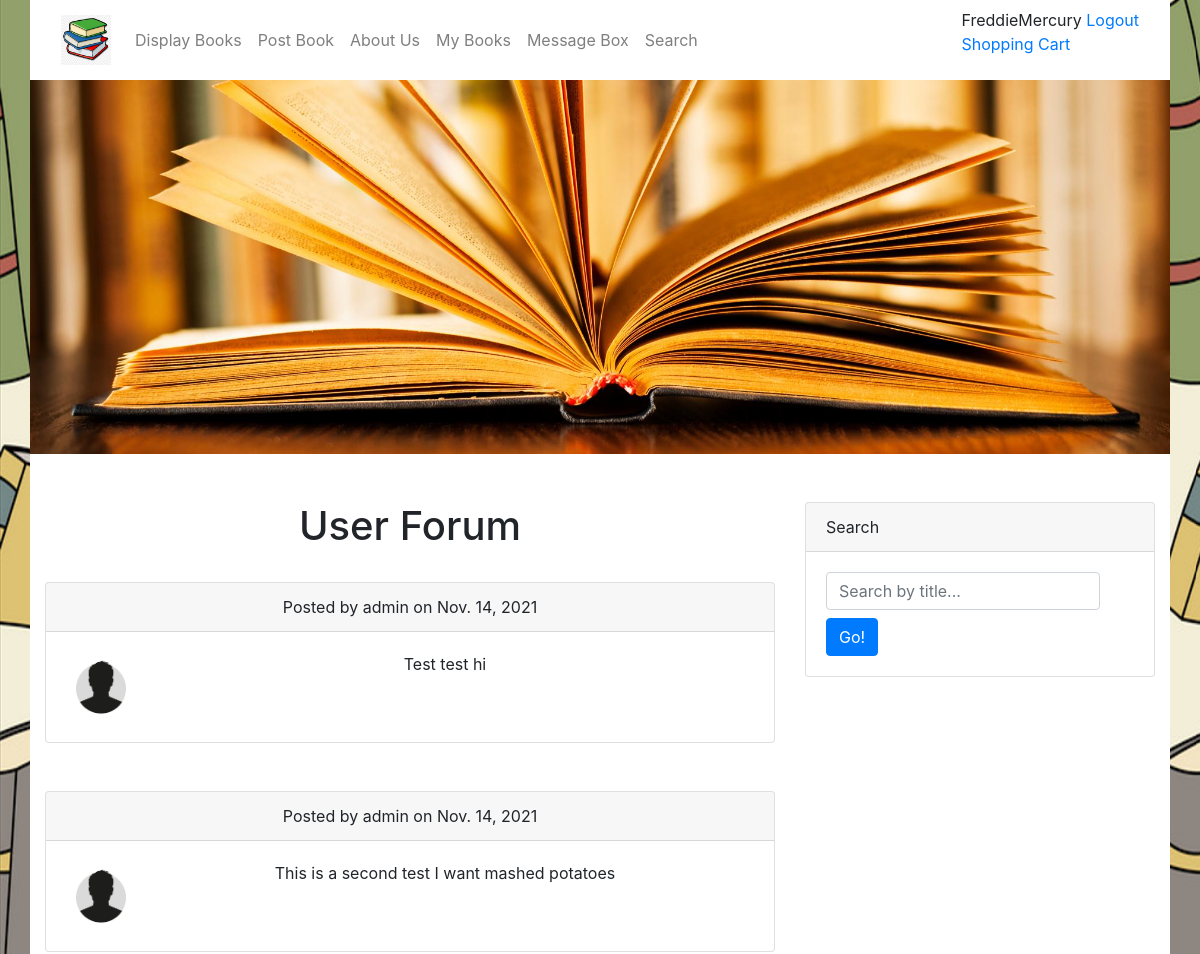
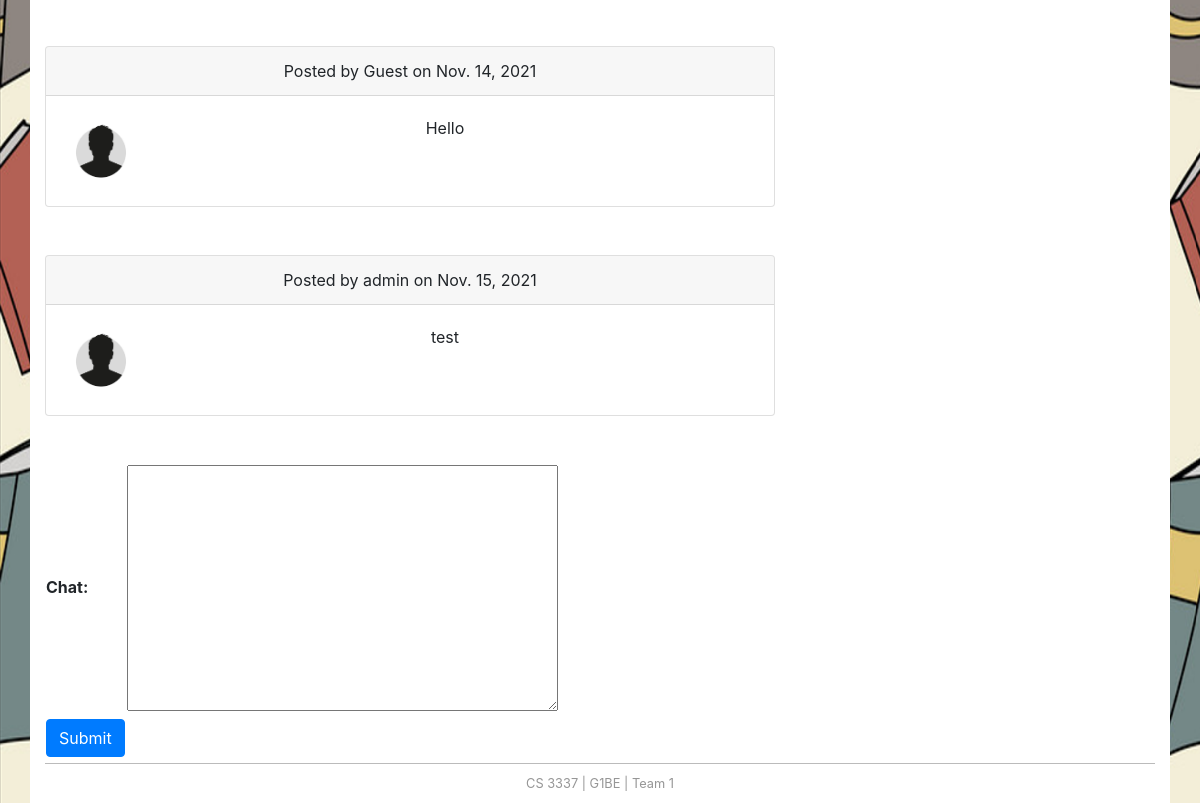
The app's page /messagebox (signed in) with its own data (2 pictures, top to bottom).
### bookMng/models.py (models this page shows, shortened)
class MainMenu(models.Model):
    item = models.CharField(max_length=200, unique=True)
    link = models.CharField(max_length=200, unique=True)

class MessageBox(models.Model):
    chat = models.TextField()
    username = models.ForeignKey(User, blank=True, null=True, on_delete=models.CASCADE)
    publishdate = models.DateField(auto_now=True)

### bookMng/views.py (the view)
# urls.py: path('messagebox', views.messagebox, name='messagebox'),
def messagebox(request):
    chats = MessageBox.objects.all()
    submitted = False
    if request.method == 'POST':
        form = MessageForm(request.POST, request.FILES)
        if form.is_valid():
            book = form.save(commit=False)
            try:
                book.username = request.user
            except Exception:
                pass
            book.save()
            return HttpResponseRedirect('/messagebox?submitted=True')
    else:
        form = MessageForm()
        if 'submitted' in request.GET:
            submitted = True
    return render(request,
                  'bookMng/messagebox.html',
                  {
                      'form': form,
                      'item_list': MainMenu.objects.all(),
                      'submitted': submitted,
                      'chats': chats,
                  })

### bookMng/forms.py
class MessageForm(ModelForm):
    class Meta:
        model = MessageBox
        fields = [
            'chat',
        ]

### bookEx/templates/bookMng/messagebox.html (shortened to what this page needs)
{% extends "base.html" %}
{% load static %}
{% block content %}
<h1 class="header" align="center"> User Forum </h1>
<br>
{% for c in chats %}
<div class="card text-center mb-5">
    <div class="card-header">
        {% if c.username == None %}
        Posted by Guest on {{c.publishdate}}
        {% else %}
        Posted by {{ c.username }} on {{c.publishdate}}
        {% endif %}
    </div>
    <div class="card-body">
        <img src="{% static 'head.jpg' %}" height="70" width="70" align="left">
        <p class="card-text">{{c.chat}}</p>
    </div>
</div>
{% endfor %}
{% if submitted %}
    <h1> Message Sent </h1>
{% else %}
  <form action="" enctype="multipart/form-data" method="post" novalidate>
      <table>
          {{ form.as_table }}
          <tr>
              <td >
                  <input class='btn btn-primary' type="submit" value="Submit">
              </td>
          </tr>
      </table>
  </form>
{% endif %}
{% endblock content %}

### bookEx/templates/base.html (shortened to what this page needs)
{% load static %}
<!DOCTYPE html>
<html lang="en">
<head>
    <link href="{% static 'main1.css' %}" rel="stylesheet" type="text/css">
    <link rel="stylesheet" href="https://stackpath.bootstrapcdn.com/bootstrap/4.3.1/css/bootstrap.min.css">
</head>
<body>
<div class="container">
        <nav class="navbar sticky-top navbar-expand-lg navbar-light" style = "background-color: #ffffff;">
            <a class="navbar-brand" href="\">
             <img src="{% static 'logo.jpg' %}" width="50" height="50" alt="" />
            </a>
            <div class="collapse navbar-collapse" id="navbarNav">
                <ul class="navbar-nav">
                 {% for item in item_list %}
                    <li class="nav-item">
                    <a class="nav-link" href="{{ item.link }}"> {{ item.item }} </a>
                    </li>
                    {% endfor %}
                </ul>
            </div>
            <span style="float: right; align: right;">
                    {% if user.is_authenticated %}
                       {{ user.username }}
                       <a href="{% url 'my_logout' %}?next=/">Logout</a>
                    {% else %}
                       Not Logged in
                       <a href="{% url 'login' %}?next=/">Login</a>
                    {% endif %}
                <p>
                                <a href="{% url 'purchase' %}"> Shopping Cart </a></p>
                    </span>
        </nav>
        <div id="topbanner" class="row">
            <img src="{% static 'topbanner.jpg' %}" class="img-fluid" alt="" />
        </div>
        <div class="row mt-5">
            <div class="col-8">
                {% block content %}
                {% endblock content %}
            </div>
            <div class="col-4">
                    <div class="card mb-4">
                        <div class="card-header">Search</div>
                        <div class="card-body">
                            <div class="input-group">
                                <form action="{% url 'searchresults' %}" method="get">
                                <input class="form-control mb-2" name = 'q' type="text" placeholder="Search by title..." />
                                <button class="btn btn-primary" id="button-search" type="submit">Go!</button>
                                </form>
                            </div>
                        </div>
                    </div>
            </div>
        </div>
    <footer id="footer"> CS 3337 | G1BE | Team 1</footer>
</div>
</body>
</html>

### bookEx/static/main1.css (style rules this page uses)
body { background-image: url("book_wallpaper.png"); background-repeat: round; }
.container { background-color: #ffffff !important; }
#footer { text-align: center; font-size: 0.8em; margin-top: 5px; padding-top: 10px; padding-bottom: 10px; background-color: #FFFFFF; border-top: thin solid #BBBBBB; clear: both; color: #969696; }

### records on screen
MainMenu: item "Display Books"
MainMenu: item "Post Book"
MainMenu: item "About Us"
MainMenu: item "My Books"
MainMenu: item "Message Box"
MainMenu: item "Search"
MessageBox: username "admin", publishdate "Nov. 14, 2021", chat "Test test hi"
MessageBox: username "admin", publishdate "Nov. 14, 2021", chat "This is a second test I want mashed potatoes"
MessageBox: publishdate "Nov. 14, 2021", chat "Hello"
MessageBox: username "admin", publishdate "Nov. 15, 2021", chat "test"

### other values on screen
{{ user.username }} "FreddieMercury"
